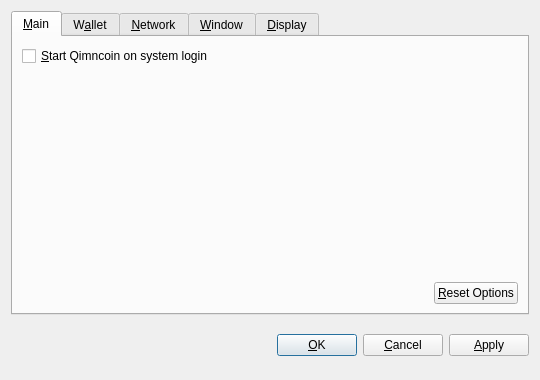
<?xml version="1.0" encoding="UTF-8"?>
<ui version="4.0">
 <class>OptionsDialog</class>
 <widget class="QDialog" name="OptionsDialog">
  <property name="geometry">
   <rect>
    <x>0</x>
    <y>0</y>
    <width>540</width>
    <height>380</height>
   </rect>
  </property>
  <property name="windowTitle">
   <string>Options</string>
  </property>
  <property name="modal">
   <bool>true</bool>
  </property>
  <layout class="QVBoxLayout" name="verticalLayout">
   <item>
    <widget class="QTabWidget" name="tabWidget">
     <property name="tabPosition">
      <enum>QTabWidget::North</enum>
     </property>
     <property name="currentIndex">
      <number>0</number>
     </property>
     <widget class="QWidget" name="tabMain">
      <attribute name="title">
       <string>&amp;Main</string>
      </attribute>
      <layout class="QVBoxLayout" name="verticalLayout_Main">
       <item>
        <widget class="QCheckBox" name="bitcoinAtStartup">
         <property name="toolTip">
          <string>Automatically start Qimncoin after logging in to the system.</string>
         </property>
         <property name="text">
          <string>&amp;Start Qimncoin on system login</string>
         </property>
        </widget>
       </item>
       <item>
        <spacer name="verticalSpacer_Main">
         <property name="orientation">
          <enum>Qt::Vertical</enum>
         </property>
         <property name="sizeHint" stdset="0">
          <size>
           <width>20</width>
           <height>40</height>
          </size>
         </property>
        </spacer>
       </item>
       <item>
        <layout class="QHBoxLayout" name="horizontalLayout_2_Main">
         <item>
          <spacer name="horizontalSpacer_2_Main">
           <property name="orientation">
            <enum>Qt::Horizontal</enum>
           </property>
           <property name="sizeHint" stdset="0">
            <size>
             <width>40</width>
             <height>20</height>
            </size>
           </property>
          </spacer>
         </item>
         <item>
          <widget class="QPushButton" name="resetButton">
           <property name="toolTip">
            <string>Reset all client options to default.</string>
           </property>
           <property name="text">
            <string>&amp;Reset Options</string>
           </property>
           <property name="autoDefault">
            <bool>false</bool>
           </property>
          </widget>
         </item>
        </layout>
       </item>
      </layout>
     </widget>
     <widget class="QWidget" name="tabWallet">
      <attribute name="title">
       <string>W&amp;allet</string>
      </attribute>
      <layout class="QVBoxLayout" name="verticalLayout_Network">
       <item>
        <widget class="QLabel" name="transactionFeeInfoLabel">
         <property name="text">
          <string>Optional transaction fee per kB that helps make sure your transactions are processed quickly. Most transactions are 1 kB.</string>
         </property>
         <property name="textFormat">
          <enum>Qt::PlainText</enum>
         </property>
         <property name="wordWrap">
          <bool>true</bool>
         </property>
        </widget>
       </item>
       <item>
        <layout class="QHBoxLayout" name="horizontalLayout_1_Main">
         <item>
          <widget class="QLabel" name="transactionFeeLabel">
           <property name="text">
            <string>Pay transaction &amp;fee</string>
           </property>
           <property name="textFormat">
            <enum>Qt::PlainText</enum>
           </property>
           <property name="buddy">
            <cstring>transactionFee</cstring>
           </property>
          </widget>
         </item>
         <item>
          <widget class="BitcoinAmountField" name="transactionFee"/>
         </item>
         <item>
          <spacer name="horizontalSpacer_1_Main">
           <property name="orientation">
            <enum>Qt::Horizontal</enum>
           </property>
           <property name="sizeHint" stdset="0">
            <size>
             <width>40</width>
             <height>20</height>
            </size>
           </property>
          </spacer>
         </item>
        </layout>
       </item>
       <item>
        <widget class="QLabel" name="label">
         <property name="text">
          <string>If you disable the spending of unconfirmed change, the change from a transaction cannot be used until that transaction has at least one confirmation. This also affects how your balance is computed.</string>
         </property>
         <property name="wordWrap">
          <bool>true</bool>
         </property>
        </widget>
       </item>
       <item>
        <widget class="QCheckBox" name="spendZeroConfChange">
         <property name="text">
          <string>Spend unconfirmed change  (experts only)</string>
         </property>
        </widget>
       </item>
       <item>
        <spacer name="verticalSpacer">
         <property name="orientation">
          <enum>Qt::Vertical</enum>
         </property>
         <property name="sizeHint" stdset="0">
          <size>
           <width>20</width>
           <height>40</height>
          </size>
         </property>
        </spacer>
       </item>
      </layout>
     </widget>
     <widget class="QWidget" name="tabNetwork">
      <attribute name="title">
       <string>&amp;Network</string>
      </attribute>
      <layout class="QVBoxLayout" name="verticalLayout_Network">
       <item>
        <widget class="QCheckBox" name="mapPortUpnp">
         <property name="toolTip">
          <string>Automatically open the Qimncoin client port on the router. This only works when your router supports UPnP and it is enabled.</string>
         </property>
         <property name="text">
          <string>Map port using &amp;UPnP</string>
         </property>
        </widget>
       </item>
       <item>
        <widget class="QCheckBox" name="connectSocks">
         <property name="toolTip">
          <string>Connect to the Qimncoin network through a SOCKS proxy (e.g. when connecting through Tor).</string>
         </property>
         <property name="text">
          <string>&amp;Connect through SOCKS proxy:</string>
         </property>
        </widget>
       </item>
       <item>
        <layout class="QHBoxLayout" name="horizontalLayout_Network">
         <item>
          <widget class="QLabel" name="proxyIpLabel">
           <property name="text">
            <string>Proxy &amp;IP:</string>
           </property>
           <property name="textFormat">
            <enum>Qt::PlainText</enum>
           </property>
           <property name="buddy">
            <cstring>proxyIp</cstring>
           </property>
          </widget>
         </item>
         <item>
          <widget class="QValidatedLineEdit" name="proxyIp">
           <property name="maximumSize">
            <size>
             <width>140</width>
             <height>16777215</height>
            </size>
           </property>
           <property name="toolTip">
            <string>IP address of the proxy (e.g. 127.0.0.1)</string>
           </property>
          </widget>
         </item>
         <item>
          <widget class="QLabel" name="proxyPortLabel">
           <property name="text">
            <string>&amp;Port:</string>
           </property>
           <property name="textFormat">
            <enum>Qt::PlainText</enum>
           </property>
           <property name="buddy">
            <cstring>proxyPort</cstring>
           </property>
          </widget>
         </item>
         <item>
          <widget class="QLineEdit" name="proxyPort">
           <property name="maximumSize">
            <size>
             <width>55</width>
             <height>16777215</height>
            </size>
           </property>
           <property name="toolTip">
            <string>Port of the proxy (e.g. 9050)</string>
           </property>
          </widget>
         </item>
         <item>
          <widget class="QLabel" name="socksVersionLabel">
           <property name="text">
            <string>SOCKS &amp;Version:</string>
           </property>
           <property name="textFormat">
            <enum>Qt::PlainText</enum>
           </property>
           <property name="buddy">
            <cstring>socksVersion</cstring>
           </property>
          </widget>
         </item>
         <item>
          <widget class="QValueComboBox" name="socksVersion">
           <property name="toolTip">
            <string>SOCKS version of the proxy (e.g. 5)</string>
           </property>
          </widget>
         </item>
         <item>
          <spacer name="horizontalSpacer_Network">
           <property name="orientation">
            <enum>Qt::Horizontal</enum>
           </property>
           <property name="sizeHint" stdset="0">
            <size>
             <width>40</width>
             <height>20</height>
            </size>
           </property>
          </spacer>
         </item>
        </layout>
       </item>
       <item>
        <spacer name="verticalSpacer_Network">
         <property name="orientation">
          <enum>Qt::Vertical</enum>
         </property>
         <property name="sizeHint" stdset="0">
          <size>
           <width>20</width>
           <height>40</height>
          </size>
         </property>
        </spacer>
       </item>
      </layout>
     </widget>
     <widget class="QWidget" name="tabWindow">
      <attribute name="title">
       <string>&amp;Window</string>
      </attribute>
      <layout class="QVBoxLayout" name="verticalLayout_Window">
       <item>
        <widget class="QCheckBox" name="minimizeToTray">
         <property name="toolTip">
          <string>Show only a tray icon after minimizing the window.</string>
         </property>
         <property name="text">
          <string>&amp;Minimize to the tray instead of the taskbar</string>
         </property>
        </widget>
       </item>
       <item>
        <widget class="QCheckBox" name="minimizeOnClose">
         <property name="toolTip">
          <string>Minimize instead of exit the application when the window is closed. When this option is enabled, the application will be closed only after selecting Quit in the menu.</string>
         </property>
         <property name="text">
          <string>M&amp;inimize on close</string>
         </property>
        </widget>
       </item>
       <item>
        <spacer name="verticalSpacer_Window">
         <property name="orientation">
          <enum>Qt::Vertical</enum>
         </property>
         <property name="sizeHint" stdset="0">
          <size>
           <width>20</width>
           <height>40</height>
          </size>
         </property>
        </spacer>
       </item>
      </layout>
     </widget>
     <widget class="QWidget" name="tabDisplay">
      <attribute name="title">
       <string>&amp;Display</string>
      </attribute>
      <layout class="QVBoxLayout" name="verticalLayout_Display">
       <item>
        <layout class="QHBoxLayout" name="horizontalLayout_1_Display">
         <item>
          <widget class="QLabel" name="langLabel">
           <property name="text">
            <string>User Interface &amp;language:</string>
           </property>
           <property name="textFormat">
            <enum>Qt::PlainText</enum>
           </property>
           <property name="buddy">
            <cstring>lang</cstring>
           </property>
          </widget>
         </item>
         <item>
          <widget class="QValueComboBox" name="lang">
           <property name="toolTip">
            <string>The user interface language can be set here. This setting will take effect after restarting Qimncoin.</string>
           </property>
          </widget>
         </item>
        </layout>
       </item>
       <item>
        <layout class="QHBoxLayout" name="horizontalLayout_2_Display">
         <item>
          <widget class="QLabel" name="unitLabel">
           <property name="text">
            <string>&amp;Unit to show amounts in:</string>
           </property>
           <property name="textFormat">
            <enum>Qt::PlainText</enum>
           </property>
           <property name="buddy">
            <cstring>unit</cstring>
           </property>
          </widget>
         </item>
         <item>
          <widget class="QValueComboBox" name="unit">
           <property name="toolTip">
            <string>Choose the default subdivision unit to show in the interface and when sending coins.</string>
           </property>
          </widget>
         </item>
        </layout>
       </item>
       <item>
        <widget class="QCheckBox" name="displayAddresses">
         <property name="toolTip">
          <string>Whether to show Qimncoin addresses in the transaction list or not.</string>
         </property>
         <property name="text">
          <string>&amp;Display addresses in transaction list</string>
         </property>
        </widget>
       </item>
       <item>
        <widget class="QCheckBox" name="coinControlFeatures">
         <property name="toolTip">
          <string>Whether to show coin control features or not.</string>
         </property>
         <property name="text">
          <string>Display coin &amp;control features (experts only!)</string>
         </property>
        </widget>
       </item>
       <item>
        <spacer name="verticalSpacer_Display">
         <property name="orientation">
          <enum>Qt::Vertical</enum>
         </property>
         <property name="sizeHint" stdset="0">
          <size>
           <width>20</width>
           <height>40</height>
          </size>
         </property>
        </spacer>
       </item>
      </layout>
     </widget>
    </widget>
   </item>
   <item>
    <layout class="QHBoxLayout" name="horizontalLayout_Buttons">
     <item>
      <spacer name="horizontalSpacer_1">
       <property name="orientation">
        <enum>Qt::Horizontal</enum>
       </property>
       <property name="sizeHint" stdset="0">
        <size>
         <width>40</width>
         <height>48</height>
        </size>
       </property>
      </spacer>
     </item>
     <item>
      <widget class="QLabel" name="statusLabel">
       <property name="font">
        <font>
         <weight>75</weight>
         <bold>true</bold>
        </font>
       </property>
       <property name="text">
        <string/>
       </property>
       <property name="textFormat">
        <enum>Qt::PlainText</enum>
       </property>
       <property name="wordWrap">
        <bool>true</bool>
       </property>
      </widget>
     </item>
     <item>
      <spacer name="horizontalSpacer_2">
       <property name="orientation">
        <enum>Qt::Horizontal</enum>
       </property>
       <property name="sizeHint" stdset="0">
        <size>
         <width>40</width>
         <height>48</height>
        </size>
       </property>
      </spacer>
     </item>
     <item>
      <widget class="QPushButton" name="okButton">
       <property name="text">
        <string>&amp;OK</string>
       </property>
      </widget>
     </item>
     <item>
      <widget class="QPushButton" name="cancelButton">
       <property name="text">
        <string>&amp;Cancel</string>
       </property>
       <property name="autoDefault">
        <bool>false</bool>
       </property>
      </widget>
     </item>
     <item>
      <widget class="QPushButton" name="applyButton">
       <property name="text">
        <string>&amp;Apply</string>
       </property>
       <property name="autoDefault">
        <bool>false</bool>
       </property>
      </widget>
     </item>
    </layout>
   </item>
  </layout>
 </widget>
 <customwidgets>
  <customwidget>
   <class>BitcoinAmountField</class>
   <extends>QSpinBox</extends>
   <header>bitcoinamountfield.h</header>
  </customwidget>
  <customwidget>
   <class>QValueComboBox</class>
   <extends>QComboBox</extends>
   <header>qvaluecombobox.h</header>
  </customwidget>
  <customwidget>
   <class>QValidatedLineEdit</class>
   <extends>QLineEdit</extends>
   <header>qvalidatedlineedit.h</header>
  </customwidget>
 </customwidgets>
 <resources/>
 <connections/>
</ui>
